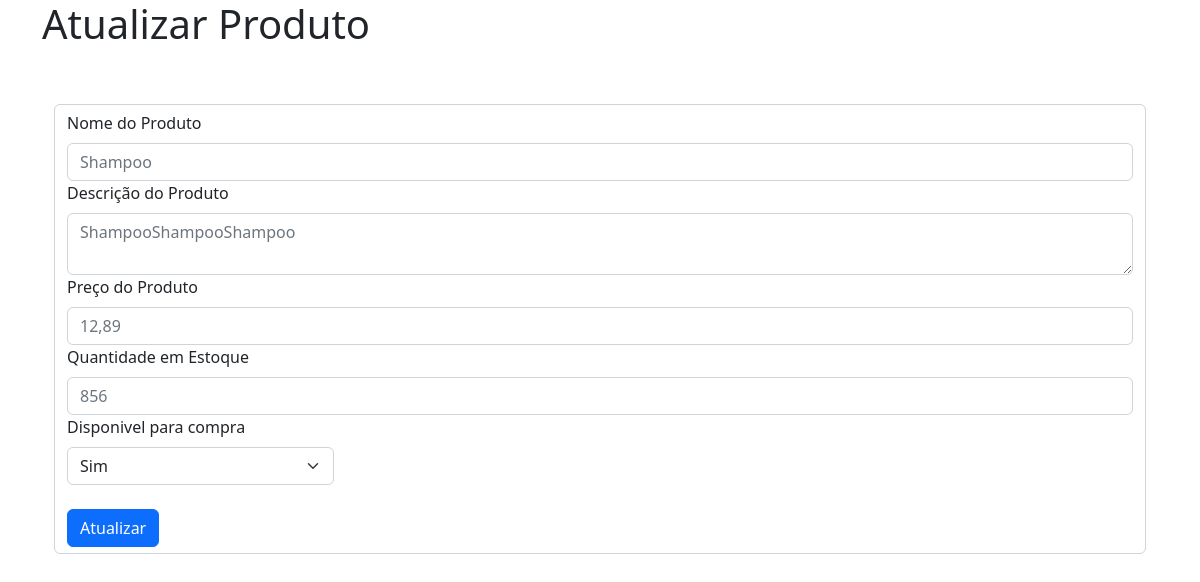
Screenshot of /produtos/editar/3/ with the database file from the repository.
### crm/models.py (models this page shows, shortened)
class Produto(models.Model):
    nome = models.CharField(max_length=50)
    descricao = models.TextField()
    preco = models.DecimalField(max_digits=10, decimal_places=2)
    qtd_estoque = models.IntegerField()
    ativo = models.BooleanField()
    data_criacao = models.DateTimeField(auto_now_add=True)
    data_atualizacao = models.DateTimeField(auto_now=True)

### crm/views.py (the view, shortened to what this page needs)
# urls.py: path('editar/<int:id>/', views.editar_produto, name='editar_produto'),
def editar_produto(request, id):
    if request.method == 'GET':
        produto = Produto.objects.get(id=id)
        return render(request, "produto_editar.html", {'produto': produto})

### crm/templates/produto_editar.html (shortened to what this page needs)
{% extends "base.html" %}
{% block 'body' %}
    <div class="container">
        <h1>Atualizar Produto</h1>
        <br>
        <div class="container">
            <br>
            <form action="{% url "editar_produto" produto.id %}" method="post" class="form-control">{% csrf_token %}
                <label for="nome" class="form-label">Nome do Produto</label>
                <input type="text" name="nome" id="nome" class="form-control" placeholder="{{produto.nome}}">
                <label for="descricao" class="form-label">Descrição do Produto</label>
                <textarea name="descricao" id="descricao" class="form-control" placeholder="{{produto.descricao}}"></textarea>
                <label for="preco" class="form-label">Preço do Produto</label>
                <input type="number" step=".01" name="preco" id="preco" class="form-control" placeholder="{{produto.preco}}">
                <label for="qtd_estoque" class="form-label">Quantidade em Estoque</label>
                <input type="number" name="qtd_estoque" id="qtd_estoque" class="form-control" placeholder="{{produto.qtd_estoque}}">
                <div class="col-3">
                    <label for="ativo" class="form-label">Disponivel para compra</label>
                    <select name="ativo" id="ativo" class="form-select" required>
                        <option value="1" select>Sim</option>
                    </select>
                </div>
                <br>
                <button type="submit" class="btn btn-primary">Atualizar</button>
            </form>
        </div>
    </div>
{% endblock 'body' %}

### rows the page displays
Produto: nome "Shampoo", descricao "ShampooShampooShampoo", preco "12,89", qtd_estoque "856"
